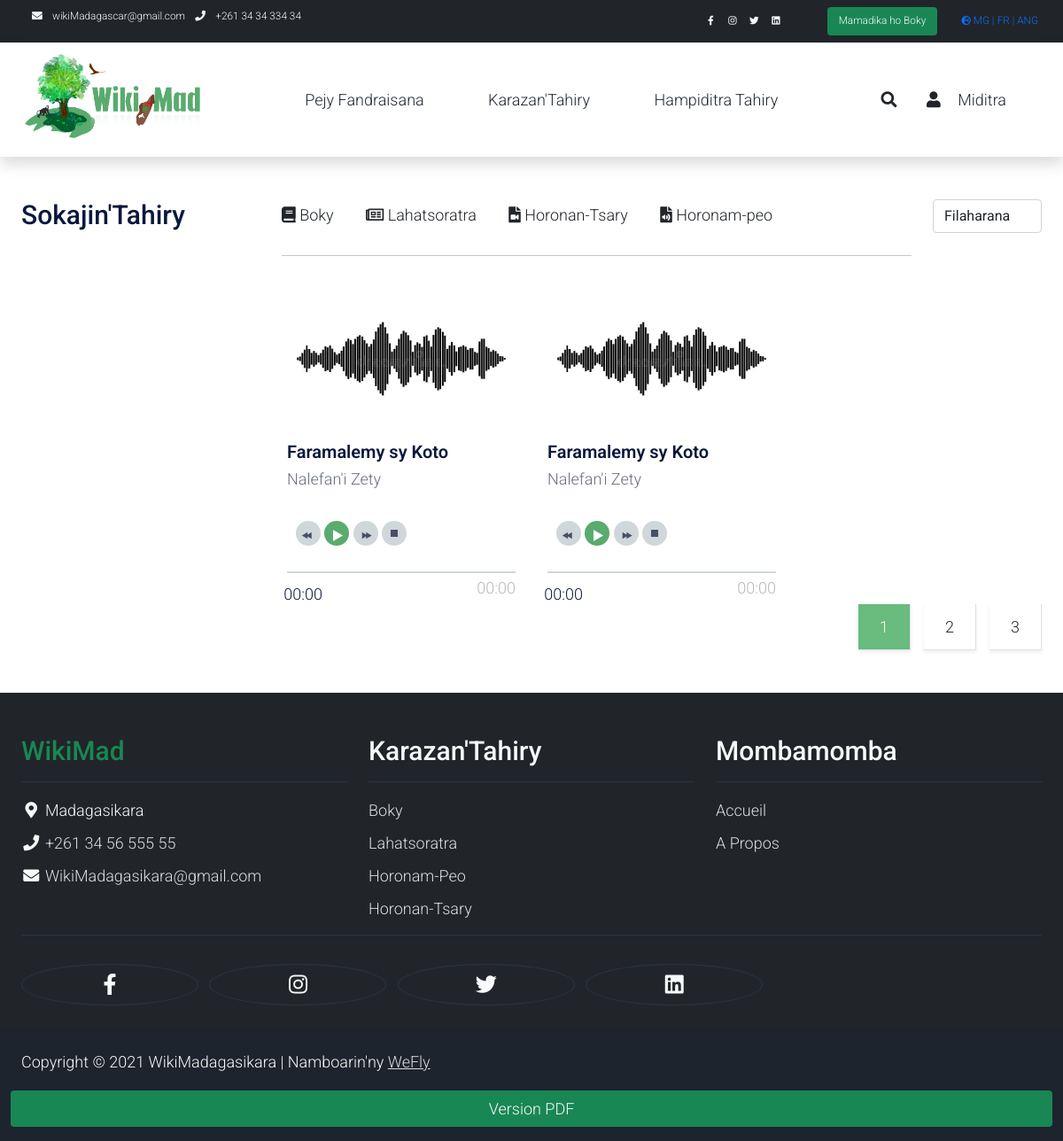
Before: /index.php/controller/contenu_audio with the older database file.
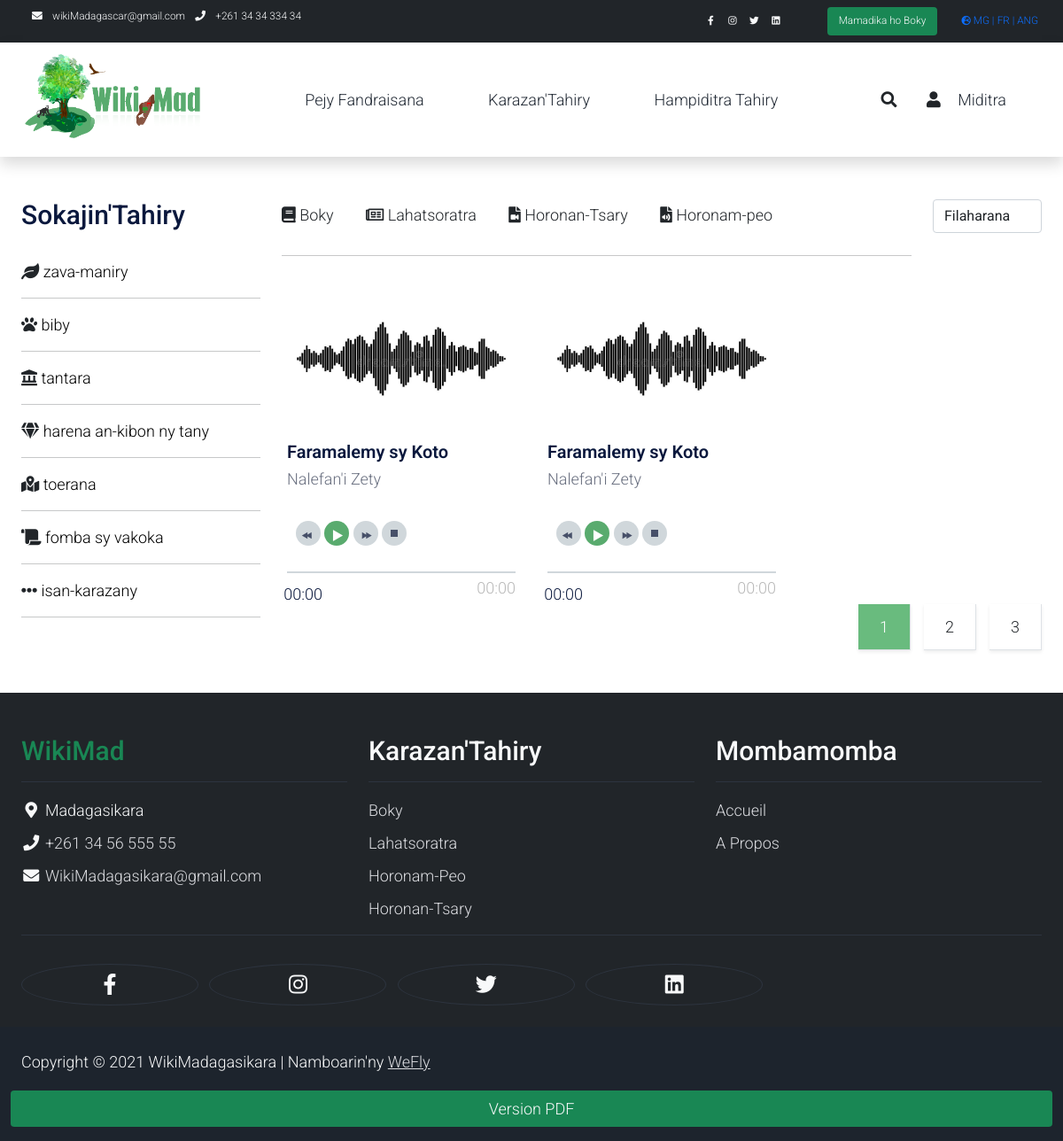
After: the same page with the newer database file.
### tables this page shows
create table categorie(
  idcategorie int not null auto_increment primary key,
  nom varchar(30),
  icone varchar(100)
);

### application/controllers/Controller.php (called while the page is built, shortened)
<?php
class Controller extends CI_Controller {
	public function contenu_audio(){
		$data['categ']=$this->Fonctions->getCategorie();
		$data['page']='contenu';
		$data['page_contenu']='contenu_audio';
		$this->load->view('template',$data);
	}
}

### index.php (called while the page is built, shortened)
<?php
require_once BASEPATH.'core/CodeIgniter.php';

### application/models/Fonctions.php (called while the page is built, shortened)
<?php
  class Fonctions extends CI_Model
  {
    public function getCategorie()
    {
      $query = "select * from categorie";
      $result = $this->db->query($query);
      $i=0;
      $retour = array();
      foreach($result->result_array() as $row)
      {
        $retour[$i]=$row;
        $i++;
      }
      return $retour;
    }
  }
 ?>

### application/views/contenu.php (the view, shortened to what this page needs)
<div class="container py-5">
        <div class="row">
            <div class="col-lg-3">
                <h1 class="h2 pb-4">Sokajin'Tahiry</h1>
                <ul class="list-unstyled templatemo-accordion">
                        <?php for($i=0;$i<count($categ);$i++) {?>
                            <i class="<?php echo $categ[$i]['icone']; ?>"></i>
                            <a style="text-decoration:none" href="<?php echo site_url("controller/contentCat?categ=".$categ[$i]['nom']); ?>">
                            <?php echo $categ[$i]['nom']; ?>
                            </a>
                            <hr>
                        <?php }?>
                </ul>
            </div>
            <div class="col-lg-9">
                <div class="row">
                    <div class="col-md-10">
                        <ul class="list-inline shop-top-menu pb-3 pt-1">
                            <li class="list-inline-item">
                                <a class="h4 text-dark text-decoration-none mr-4" href="<?php echo site_url('controller/contenu_livre'); ?>"><i class="fas fa-book"></i> Boky</a>
                            </li>
                            <li class="list-inline-item">
                                <a class="h4 text-dark text-decoration-none mr-4" href="<?php echo site_url('controller/contenu_article'); ?>"><i class="far fa-newspaper"></i> Lahatsoratra</a>
                            </li>
                            <li class="list-inline-item">
                                <a class="h4 text-dark text-decoration-none mr-4" href="<?php echo site_url('controller/contenu_video'); ?>"><i class="fas fa-file-video"></i> Horonan-Tsary</a>
                            </li>
                            <li class="list-inline-item">
                                <a class="h4 text-dark text-decoration-none mr-4" href="<?php echo site_url('controller/contenu_audio'); ?>"><i class="fas fa-file-audio"></i> Horonam-peo</a>
                            </li>
                        </ul>
                        <hr>
                        <br>
                    </div>
                    <div class="col-md-2 pb-4">
                        <div class="d-flex">
                            <select class="form-control">
                                <option>Filaharana</option>
                            </select>
                        </div>
                    </div>
                </div>
                <div div="row">
                    <ul class="pagination pagination-lg justify-content-end">
                        <li class="page-item">
                            <a class="page-link active rounded-0 mr-3 shadow-sm border-top-0 border-left-0" href="<?php echo site_url('Controller/contenu_article?pg=1') ?>" tabindex="-1">1</a>
                        </li>
                        <li class="page-item">
                            <a class="page-link rounded-0 mr-3 shadow-sm border-top-0 border-left-0 text-dark" href="<?php echo site_url('Controller/contenu_article?pg=2') ?>">2</a>
                        </li>
                        <li class="page-item">
                            <a class="page-link rounded-0 shadow-sm border-top-0 border-left-0 text-dark" href="<?php echo site_url('Controller/contenu_article?pg=3') ?>">3</a>
                        </li>
                    </ul>
                </div>
            </div>
        </div>
    </div>

Changed rows visible on the page:
added categorie: nom "zava-maniry"
added categorie: nom "biby"
added categorie: nom "tantara"
added categorie: nom "harena an-kibon ny tany"
added categorie: nom "toerana"
added categorie: nom "fomba sy vakoka"
added categorie: nom "isan-karazany"
